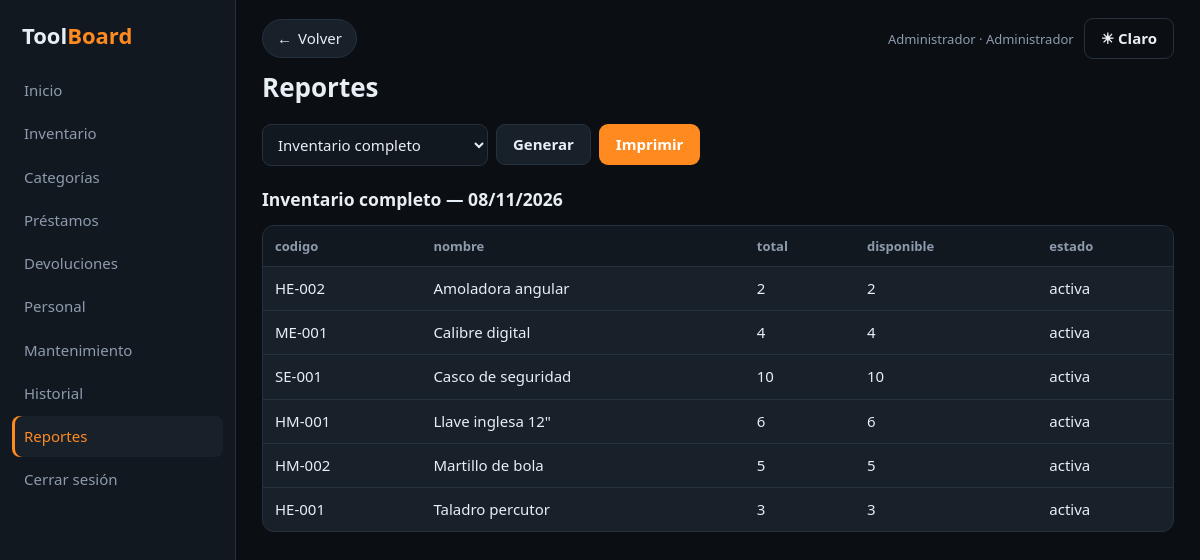
The app's page /reportes.php (signed in) with its own data.
### tables this page shows
CREATE TABLE herramientas(id INT AUTO_INCREMENT PRIMARY KEY, codigo VARCHAR(30) NOT NULL UNIQUE, nombre VARCHAR(100) NOT NULL, categoria_id INT NULL, marca VARCHAR(60), descripcion TEXT, ubicacion VARCHAR(60),
 cantidad_total INT NOT NULL DEFAULT 0, cantidad_disponible INT NOT NULL DEFAULT 0, estado ENUM('activa','mantenimiento','fuera_servicio','baja') NOT NULL DEFAULT 'activa',
 CONSTRAINT ck_stock CHECK (cantidad_disponible>=0 AND cantidad_disponible<=cantidad_total), INDEX(estado), INDEX(nombre),
 CONSTRAINT fk_h_cat FOREIGN KEY(categoria_id) REFERENCES categorias(id));

### database.php (called while the page is built, shortened)
<?php
function db(): PDO {
    static $p = null;
    if (!$p) {
        $p = new PDO('mysql:host=' . DB_HOST . ';dbname=' . DB_NAME . ';charset=utf8mb4', DB_USER, DB_PASS, [
            PDO::ATTR_ERRMODE => PDO::ERRMODE_EXCEPTION,
            PDO::ATTR_DEFAULT_FETCH_MODE => PDO::FETCH_ASSOC,
            PDO::ATTR_EMULATE_PREPARES => false,
        ]);
    }
    return $p;
}

### functions.php (the view, shortened to what this page needs)
<?php
require_once __DIR__ . '/database.php';
function e($s) { return htmlspecialchars((string)$s, ENT_QUOTES, 'UTF-8'); }
function q($sql, $p = []) { $s = db()->prepare($sql); $s->execute($p); return $s; }
function tabla($r) {
    echo '<div class="wrap"><table><tr>';
    foreach (array_keys($r[0]) as $k) echo '<th>' . e($k) . '</th>';
    echo '</tr>';
    foreach ($r as $x) { echo '<tr>'; foreach ($x as $v) echo '<td>' . e($v) . '</td>'; echo '</tr>'; }
    echo '</table></div>';
}

### style.css (style rules this page uses)
:root,[data-theme=dark] { --bg:#0b0f14;--bg2:#121820;--card:#18202a;--bd:#263140;--tx:#e8eef5;--mut:#8d9bad;--ac:#ff8a1f;--ac2:#3b82f6;--ok:#34d399;--warn:#fbbf24;--bad:#f87171;--sh:0 8px 24px #0006 }
* { box-sizing:border-box }
html { scroll-behavior:smooth }
body { margin:0;font:15px/1.55 system-ui,"Segoe UI",Roboto,sans-serif;background:var(--bg);color:var(--tx);overflow-x:hidden;transition:background .25s,color .25s }
.app { display:flex;min-height:100vh }
.wrap { overflow-x:auto;margin:12px 0;border:1px solid var(--bd);border-radius:12px;background:var(--card) }
table { width:100%;border-collapse:collapse }
th,td { padding:10px 12px;border-bottom:1px solid var(--bd);text-align:left;white-space:nowrap }
th { color:var(--mut);font-weight:600;font-size:13px;background:var(--bg2) }
tr:last-child td { border-bottom:0 }
main>*,.acard,.hero>* { animation:up .4s both }

### records on screen
herramientas: codigo "HE-002", nombre "Amoladora angular", v "2", estado "activa"
herramientas: codigo "ME-001", nombre "Calibre digital", v "4", estado "activa"
herramientas: codigo "SE-001", nombre "Casco de seguridad", v "10", estado "activa"
herramientas: codigo "HM-001", nombre "Llave inglesa 12\"", v "6", estado "activa"
herramientas: codigo "HM-002", nombre "Martillo de bola", v "5", estado "activa"
herramientas: codigo "HE-001", nombre "Taladro percutor", v "3", estado "activa"

### other values on screen
$n "Inicio"
$n "Inventario"
$n "Categorías"
$n "Préstamos"
$n "Devoluciones"
$n "Personal"
$n "Mantenimiento"
$n "Historial"
$n "Reportes"
$n "Cerrar sesión"
$_SESSION['nombre'] "Administrador"
$title "Reportes"
$R[$r][0] "Inventario completo"
$k "codigo"
$k "nombre"
